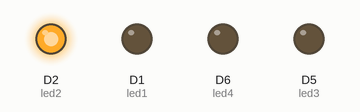
Recording of a sketch running on a simulated ESP8266 (NodeMCU). On the bench: output pins drawn as LEDs (lit = HIGH).

Above: at 0.1 s.
At 0.6 s:
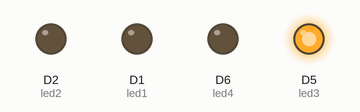
At 1.1 s:
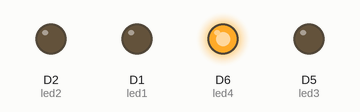
At 10.1 s:
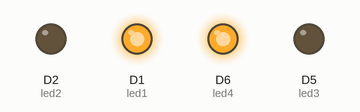
At 19.6 s:
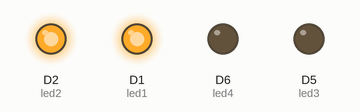
At 39.75 s:
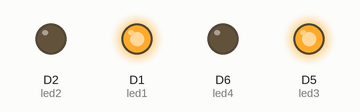
Timing chart, 0 to 40.0 s (numbered marks = the images above):
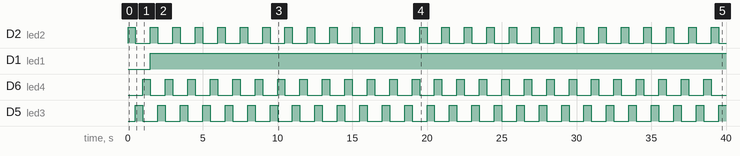

Measured:
- by itself, D2 (led2), D6 (led4), D5 (led3): alternates HIGH for 0.50 s and LOW for 1.0 s
- by itself, D1 (led1): LOW → HIGH at 1.5 s

The sketch:

program.ino
```cpp
#include <Arduino.h>
#
// Correct GPIO pins for ESP8266 (NodeMCU)
const int led1 = D1;  // GPIO5
const int led2 = D2;  // GPIO4
const int led3 = D5;  // GPIO14
const int led4 = D6;  // GPIO12

void setup() {
  Serial.begin(115200);

  // Initialize each LED pin as output
 pinMode(led1, OUTPUT);
  pinMode(led2, OUTPUT);
  pinMode(led3, OUTPUT);
  pinMode(led4, OUTPUT);

  // Turn all LEDs off initially
   digitalWrite(led1, LOW);
  digitalWrite(led2, LOW);
  digitalWrite(led3, LOW);
  digitalWrite(led4, LOW);
}

void loop() {
  digitalWrite(led2, HIGH);
  delay(500);
  digitalWrite(led2, LOW);

  digitalWrite(led3, HIGH);
  delay(500);
  digitalWrite(led3, LOW);

  digitalWrite(led4, HIGH);
  delay(500);
  digitalWrite(led4, LOW);

  digitalWrite(led1, HIGH);  // this bulb is turned on always this program keep power supply on
}
```
